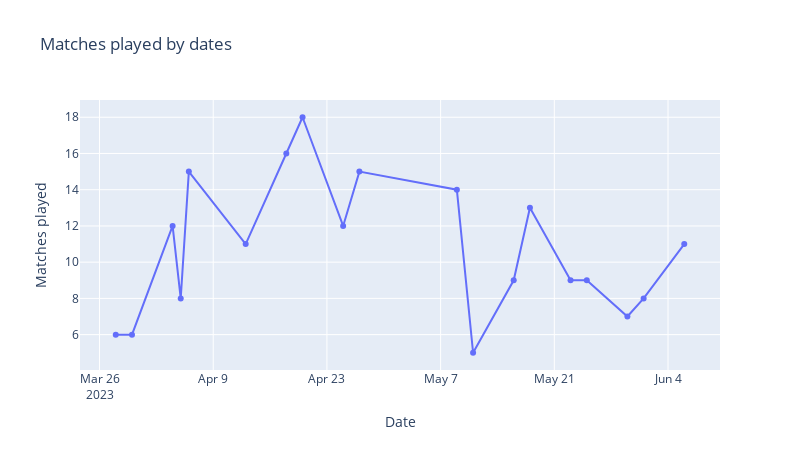

This figure's notebook cell:
### Code cell
px.line(x = grouped.index, 
        y = grouped.values,
        title='Matches played by dates', 
        labels={ "x": "Date",
                 "y": "Matches played"}, 
        markers = True, 
        height=450,
        width=800 )

### Figure 1 — Plotly figure (JSON) as saved in the notebook; plotly's stock layout.template omitted (floating-point values rounded to 4 significant figures)
{"data": [{"hovertemplate": "Date=%{x}<br>Matches played=%{y}<extra></extra>", "legendgroup": "", "line": {"color": "#636efa", "dash": "solid"}, "marker": {"symbol": "circle"}, "mode": "markers+lines", "name": "", "orientation": "v", "showlegend": false, "type": "scatter", "x": ["2023-03-28T00:00:00", "2023-03-30T00:00:00", "2023-04-04T00:00:00", "2023-04-05T00:00:00", "2023-04-06T00:00:00", "2023-04-13T00:00:00", "2023-04-18T00:00:00", "2023-04-20T00:00:00", "2023-04-25T00:00:00", "2023-04-27T00:00:00", "2023-05-09T00:00:00", "2023-05-11T00:00:00", "2023-05-16T00:00:00", "2023-05-18T00:00:00", "2023-05-23T00:00:00", "2023-05-25T00:00:00", "2023-05-30T00:00:00", "2023-06-01T00:00:00", "2023-06-06T00:00:00"], "xaxis": "x", "y": [6, 6, 12, 8, 15, 11, 16, 18, 12, 15, 14, 5, 9, 13, 9, 9, 7, 8, 11], "yaxis": "y"}], "layout": {"height": 450, "legend": {"tracegroupgap": 0}, "title": {"text": "Matches played by dates"}, "width": 800, "xaxis": {"anchor": "y", "autorange": true, "domain": [0, 1], "range": ["2023-03-23 14:21:12.8232", "2023-06-10 09:38:47.1768"], "title": {"text": "Date"}, "type": "date"}, "yaxis": {"anchor": "x", "autorange": true, "domain": [0, 1], "range": [4.048, 18.95], "title": {"text": "Matches played"}, "type": "linear"}}}
